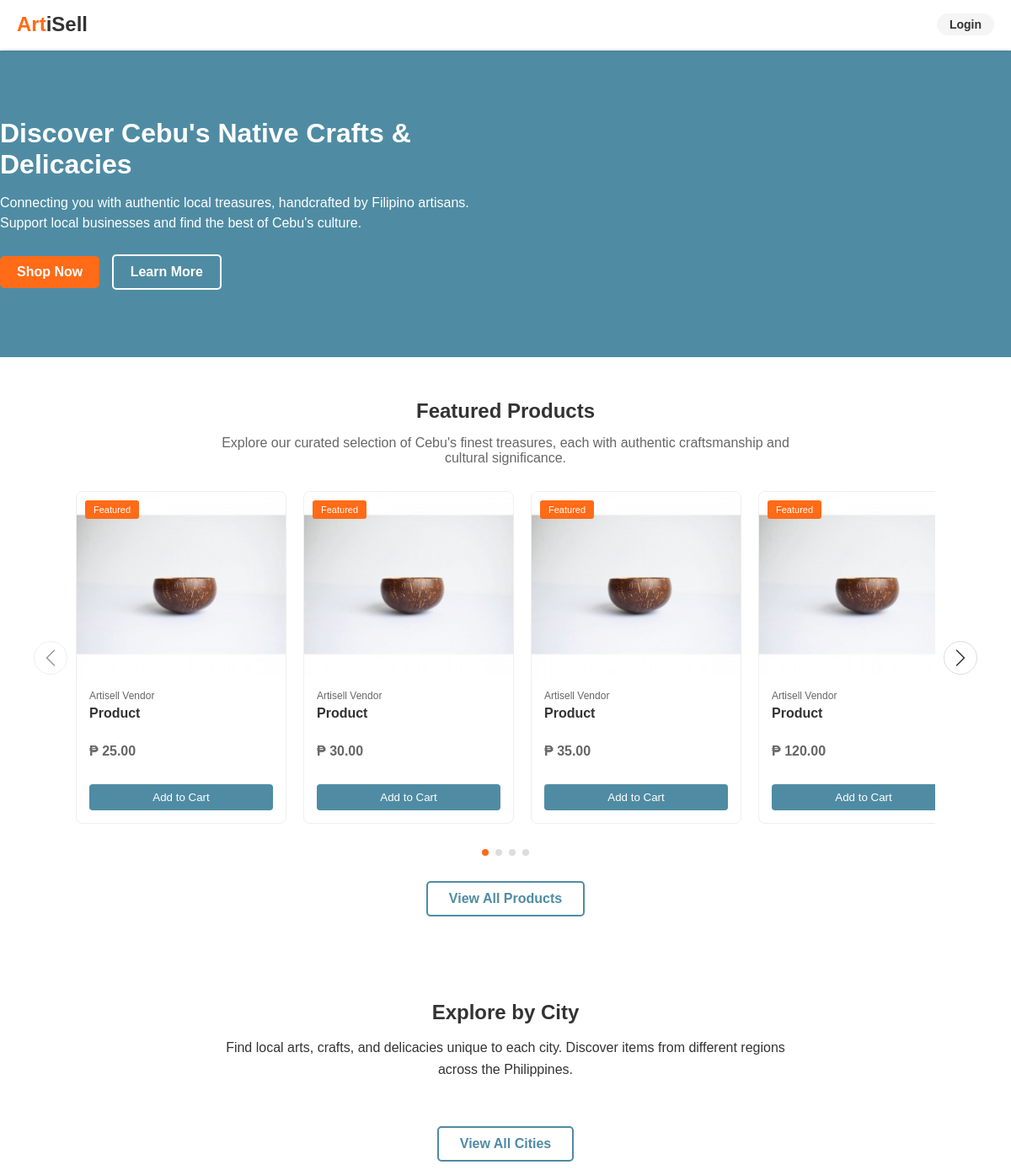
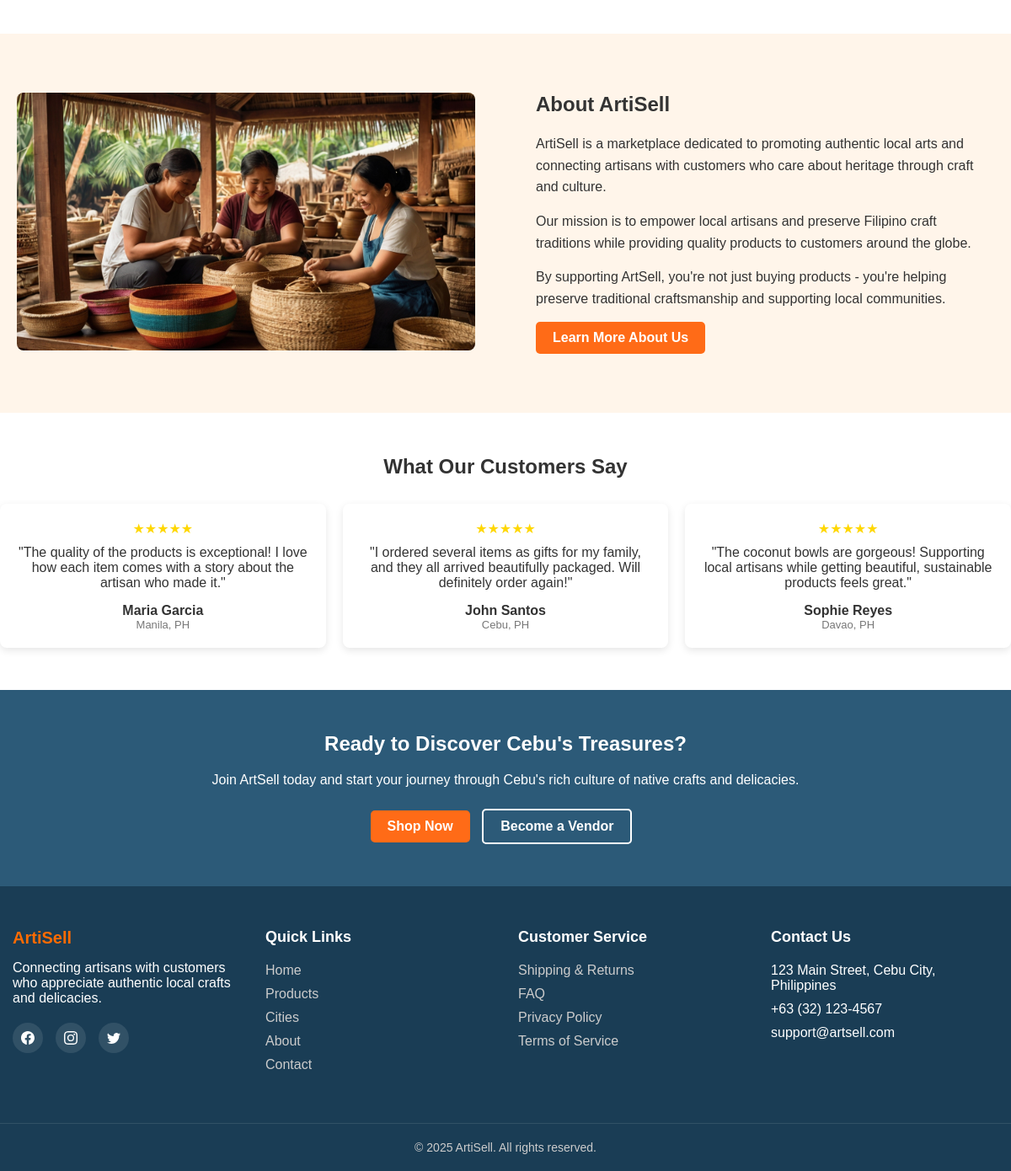
The page / on the database its author committed (2 pictures, top to bottom).
### tables this page shows
CREATE TABLE `products` (
  `id` int(11) NOT NULL,
  `name` varchar(255) NOT NULL,
  `description` text NOT NULL,
  `price` decimal(10,2) NOT NULL,
  `category` varchar(100) NOT NULL,
  `image` varchar(255) NOT NULL,
  `created_at` timestamp NOT NULL DEFAULT current_timestamp(),
  `city` varchar(100) DEFAULT NULL,
  `vendor_id` int(11) NOT NULL,
  `stock` int(11) NOT NULL DEFAULT 0,
  `is_featured` tinyint(1) NOT NULL DEFAULT 0,
  `feature` varchar(255) DEFAULT NULL
);

### index.php (the view, shortened to what this page needs)
<!DOCTYPE html>
<html lang="en">
  <head>
    <link rel="stylesheet" href="css/styles.css">
    <link rel="stylesheet" href="css/index.css">
  </head>
  <body>
    <div class="main-container">
      <main class="main-content">
      <header class="header">
    <div class="container header-inner">
        <a href="" class="logo">Art<span>iSell</span></a>
        <div class="header-right">
            <?php if (isset($_SESSION["loggedin"]) && $_SESSION["loggedin"] === true): ?>
                <a href="cart.php" class="nav-link"><i class="cart-icon"><svg xmlns="http://www.w3.org/2000/svg" width="16" height="16" fill="currentColor" class="bi bi-cart" viewBox="0 0 16 16">
                    <path d="M0 1.5A.5.5 0 0 1 .5 1H2a.5.5 0 0 1 .485.379L2.89 3H14.5a.5.5 0 0 1 .491.592l-1.5 8A.5.5 0 0 1 13 12H4a.5.5 0 0 1-.491-.408L2.01 3.607 1.61 2H.5a.5.5 0 0 1-.5-.5M3.102 4l1.313 7h8.17l1.313-7zM5 12a2 2 0 1 0 0 4 2 2 0 0 0 0-4m7 0a2 2 0 1 0 0 4 2 2 0 0 0 0-4m-7 1a1 1 0 1 1 0 2 1 1 0 0 1 0-2m7 0a1 1 0 1 1 0 2 1 1 0 0 1 0-2"/>
                </svg></i><?php echo isset($_SESSION['cart']) ? " (" . count($_SESSION['cart']) . ")" : ""; ?></a>
                <div class="profile-dropdown">
                    <a href="profile.php" class="nav-link profile-link">
                        <?php echo htmlspecialchars($_SESSION['username']); ?>
                        <?php if (!empty($_SESSION['profile_picture'])): ?>
                            <img src="<?php echo htmlspecialchars($_SESSION['profile_picture']); ?>" alt="Profile" class="profile-pic">
                        <?php else: ?>
                            <img src="images/default-profile.jpg" alt="Profile" class="profile-pic">
                        <?php endif; ?>
                    </a>
                    <div class="dropdown-content">
                        <?php if (isset($_SESSION["role"]) && $_SESSION["role"] === 'vendor'): ?>
                            <a href="vendor_products.php" class="dropdown-item">My Products</a>
                        <?php endif; ?>
                        <a href="settings.php" class="dropdown-item">Settings</a>
                        <a href="logout.php" class="dropdown-item">Logout</a>
                    </div>
                </div>
            <?php else: ?>
                <a href="login.php" class="nav-link">Login</a>
            <?php endif; ?>
        </div>
    </div>
</header>
        <section class="hero">
        <div class="container">
            <div class="hero-content">
                <h1>Discover Cebu's Native Crafts & Delicacies</h1>
                <p>Connecting you with authentic local treasures, handcrafted by Filipino artisans. Support local businesses and find the best of Cebu's culture.</p>
                <a href="shop.php" class="btn btn-primary">Shop Now</a>
                <a href="#" class="btn btn-secondary">Learn More</a>
            </div>
        </div>
    </section>
    <section class="featured-products">
        <div class="container">
            <h2>Featured Products</h2>
            <p>Explore our curated selection of Cebu's finest treasures, each with authentic craftsmanship and cultural significance.</p>
            <div class="product-controls">
                <button id="prev-product" class="product-nav-btn"><svg xmlns="http://www.w3.org/2000/svg" width="24" height="24" fill="currentColor" viewBox="0 0 16 16">
                    <path fill-rule="evenodd" d="M11.354 1.646a.5.5 0 0 1 0 .708L5.707 8l5.647 5.646a.5.5 0 0 1-.708.708l-6-6a.5.5 0 0 1 0-.708l6-6a.5.5 0 0 1 .708 0z"/>
                </svg></button>
                <div class="products-slider-container">
                    <div class="products-slider">
                        <?php
                        include 'db_connection.php';
                        try {
                            try {
                                $query = "SELECT * FROM products WHERE is_featured = 1 LIMIT 8";
                                $result = mysqli_query($conn, $query);
                            } catch (Exception $e) {
                                $result = false;
                                echo "";
                            }
                            if (mysqli_num_rows($result) > 0) {
                                while ($product = mysqli_fetch_assoc($result)) {
                                    $image_path = "image/coconut-bowl-palm.jpg";
                                    $price = isset($product['price']) && is_numeric($product['price']) ?
                                        number_format($product['price'], 2) :
                                        "0.00";
                                    $product_name = isset($product['product_name']) ? $product['product_name'] : "Product";
                                    $product_id = isset($product['product_id']) ? $product['product_id'] : "1";
                        ?>
                        <div class="product-card">
                            <div class="product-image">
                                <div class="product-badge">Featured</div>
                                <img src="<?php echo htmlspecialchars($image_path); ?>" alt="<?php echo htmlspecialchars($product_name); ?>">
                            </div>
                            <div class="product-details">
                                <div class="product-vendor">
                                    <?php
                                        echo 'Artisell Vendor';
                                    ?>
                                </div>
                                <h3 class="product-title">
                                    <a href="product-details.php?id=<?php echo $product_id; ?>">
                                        <?php echo htmlspecialchars($product_name); ?>
                                    </a>
                                </h3>
                                <p class="product-price">₱ <?php echo $price; ?></p>
                                <button class="add-to-cart-btn" data-id="<?php echo $product_id; ?>">Add to Cart</button>
                            </div>
                        </div>
                        <?php
                            }
                        }
                        } catch (Exception $e) {
                            echo "Error: " . $e->getMessage();
                        }
                        ?>
                    </div>
                </div>
                <button id="next-product" class="product-nav-btn"><svg xmlns="http://www.w3.org/2000/svg" width="24" height="24" fill="currentColor" viewBox="0 0 16 16">
                    <path fill-rule="evenodd" d="M4.646 1.646a.5.5 0 0 1 .708 0l6 6a.5.5 0 0 1 0 .708l-6 6a.5.5 0 0 1-.708-.708L10.293 8 4.646 2.354a.5.5 0 0 1 0-.708z"/>
                </svg></button>
            </div>
            <div class="product-indicators">
                <span class="active"></span>
                <span></span>
                <span></span>
                <span></span>
            </div>
            <a href="shop.php" class="view-all-btn">View All Products</a>
        </div>
    </section>
    <section class="explore-city">
        <div class="container">
            <h2>Explore by City</h2>
            <p>Find local arts, crafts, and delicacies unique to each city. Discover items from different regions across the Philippines.</p>
            <a href="cities.php" class="view-all-btn">View All Cities</a>
        </div>
    </section>
    <section class="about">
        <div class="container">
            <div class="about-wrapper" style="display: flex; gap: 2rem; align-items: center;">
                <div class="about-image" style="flex: 1;">
                    <img src="image/about.jpg" alt="About ArtiSell" style="width: 100%; height: auto; border-radius: 8px; object-fit: cover;">
                </div>
                <div class="about-content" style="flex: 1;">
                    <h2>About ArtiSell</h2>
                    <p>ArtiSell is a marketplace dedicated to promoting authentic local arts and connecting artisans with customers who care about heritage through craft and culture.</p>
                    <p>Our mission is to empower local artisans and preserve Filipino craft traditions while providing quality products to customers around the globe.</p>
                    <p>By supporting ArtSell, you're not just buying products - you're helping preserve traditional craftsmanship and supporting local communities.</p>
                    <a href="#" class="btn btn-primary">Learn More About Us</a>
                </div>
            </div>
        </div>
    </section>
    <section class="testimonials">
        <div class="container">
            <h2>What Our Customers Say</h2>
            <div class="testimonials-container">
                <div class="testimonial-card">
                    <div class="stars">★★★★★</div>
                    <p>"The quality of the products is exceptional! I love how each item comes with a story about the artisan who made it."</p>
                    <div class="testimonial-name">Maria Garcia</div>
                    <div class="testimonial-location">Manila, PH</div>
                </div>
                <div class="testimonial-card">
                    <div class="stars">★★★★★</div>
                    <p>"I ordered several items as gifts for my family, and they all arrived beautifully packaged. Will definitely order again!"</p>
                    <div class="testimonial-name">John Santos</div>
                    <div class="testimonial-location">Cebu, PH</div>
                </div>
                <div class="testimonial-card">
                    <div class="stars">★★★★★</div>
                    <p>"The coconut bowls are gorgeous! Supporting local artisans while getting beautiful, sustainable products feels great."</p>
                    <div class="testimonial-name">Sophie Reyes</div>
                    <div class="testimonial-location">Davao, PH</div>
                </div>
            </div>
        </div>
    </section>
    <section class="cta">
        <div class="container">
            <h2>Ready to Discover Cebu's Treasures?</h2>
            <p>Join ArtSell today and start your journey through Cebu's rich culture of native crafts and delicacies.</p>
            <div class="cta-buttons">
                <a href="categories.php" class="btn btn-primary">Shop Now</a>
                <a href="#" class="btn btn-secondary">Become a Vendor</a>
            </div>
        </div>
    </section>
    <?php include 'components/footer.php'; ?>
</body>
</html>

### components/footer.php (shortened to what this page needs)
<link rel="stylesheet" href="css/footer.css">
<footer>
    <div class="container">
        <div class="footer-content">
            <div class="footer-column">
                <a href="index.php" class="footer-logo">ArtiSell</a>
                <p>Connecting artisans with customers who appreciate authentic local crafts and delicacies.</p>
                <div class="social-links">
                    <a href="https://www.facebook.com/steve.pable.3/"></a>
                    <a href="#"></a>
                    <a href="#"></a>
                </div>
            </div>
            <div class="footer-column">
                <h3>Quick Links</h3>
                <ul class="footer-links">
                    <li><a href="index.php">Home</a></li>
                    <li><a href="categories.php">Products</a></li>
                    <li><a href="cities.php">Cities</a></li>
                    <li><a href="about.php">About</a></li>
                    <li><a href="contact.php">Contact</a></li>
                </ul>
            </div>
            <div class="footer-column">
                <h3>Customer Service</h3>
                <ul class="footer-links">
                    <li><a href="#">Shipping & Returns</a></li>
                    <li><a href="#">FAQ</a></li>
                    <li><a href="#">Privacy Policy</a></li>
                    <li><a href="#">Terms of Service</a></li>
                </ul>
            </div>
            <div class="footer-column">
                <h3>Contact Us</h3>
                <ul class="footer-links">
                    <li>123 Main Street, Cebu City, Philippines</li>
                    <li>+63 (32) 123-4567</li>
                    <li>support@artsell.com</li>
                </ul>
            </div>
        </div>
        <div class="footer-bottom">
            <p>&copy; <?php echo date('Y'); ?> ArtiSell. All rights reserved.</p>
        </div>
    </div>
</footer>

### css/styles.css (style rules this page uses)
html, body { width: 100%; margin: 0; padding: 0; overflow-x: hidden; }
footer { width: 100%; box-sizing: border-box; margin: 0; }

### css/footer.css (style rules this page uses)
footer { background-color: #1a3d55; color: white; padding: 50px 0 20px; width: 100%; margin: 0; box-sizing: border-box; }
.footer-content { display: flex; justify-content: space-between; margin-bottom: 30px; flex-wrap: wrap; width: 100%; }
.container { width: 100%; max-width: 1200px; margin: 0 auto; padding: 0; }
.footer-column { flex: 1; padding: 0 15px; min-width: 200px; margin-bottom: 20px; }
.footer-column h3 { margin-bottom: 20px; font-size: 18px; }
.footer-logo { color: #ff6b00; font-weight: bold; font-size: 20px; margin-bottom: 15px; display: block; text-decoration: none; }
.footer-links { list-style: none; padding: 0; margin: 0; }
.footer-links li { margin-bottom: 10px; }
.footer-links a { color: #ccc; text-decoration: none; transition: color 0.3s ease; }
.footer-bottom { text-align: center; padding-top: 20px; border-top: 1px solid rgba(255,255,255,0.1); font-size: 14px; color: #ccc; }
.social-links { display: flex; gap: 15px; margin-top: 20px; }
.social-links a { display: flex; justify-content: center; align-items: center; width: 36px; height: 36px; border-radius: 50%; color: white; text-decoration: none; font-size: 16px; background-color: rgba(255,255,255,0.1); transition: background-color 0.3s ease; }

### index.php (style rules this page uses)
.social-links { display: flex; gap: 15px; }
.social-links a { display: flex; justify-content: center; align-items: center; width: 36px; height: 36px; border-radius: 50%; color: white; text-decoration: none; font-size: 16px; background-color: rgba(255,255,255,0.1); transition: background-color 0.3s ease; }
.header-right a { font-weight: 700; text-decoration: none; color: #333; }
.nav-link { font-weight: 700; }
.about-image { width: 100%; max-width: 100%; }
.about-image img { width: 100%; height: auto; aspect-ratio: 16 / 9; object-fit: cover; }

### rows shown on the page
products: product_name "Product", price "25.00"
products: product_name "Product", price "30.00"
products: product_name "Product", price "35.00"
products: product_name "Product", price "120.00"
